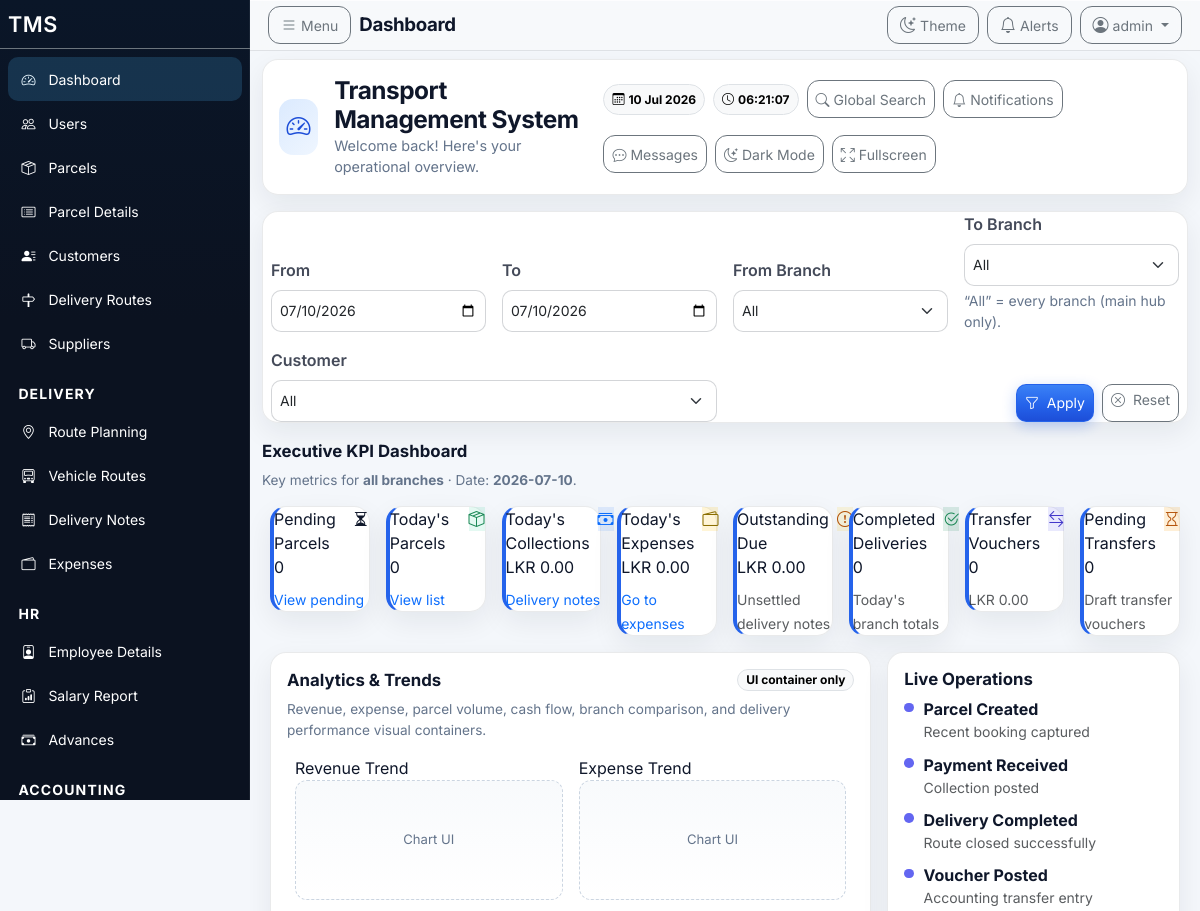
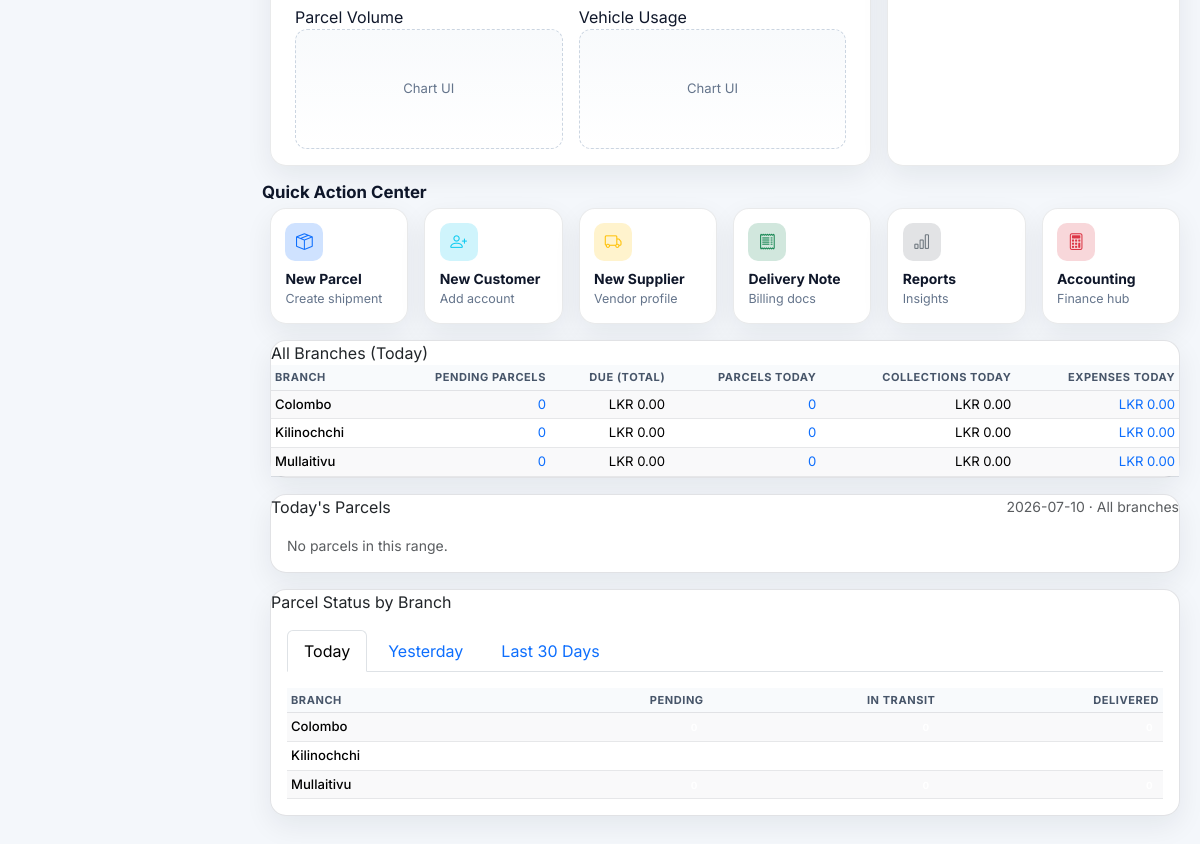
Page /index.php?page=dashboard (signed in) on the committed database (2 pictures, top to bottom).
### tables this page shows
CREATE TABLE `branches` (
  `id` bigint unsigned NOT NULL AUTO_INCREMENT,
  `name` varchar(100) NOT NULL,
  `address_tamil` varchar(500) DEFAULT NULL,
  `address_english` varchar(500) DEFAULT NULL,
  `phones` varchar(255) DEFAULT NULL,
  `settings_slot` tinyint DEFAULT NULL COMMENT '0-2 Settings letterhead slots',
  `code` varchar(20) NOT NULL,
  `location` varchar(255) DEFAULT NULL,
  `is_main` tinyint(1) NOT NULL DEFAULT '0',
  `is_active` tinyint(1) NOT NULL DEFAULT '1',
  `is_default` tinyint(1) NOT NULL DEFAULT '0',
  `created_at` timestamp NULL DEFAULT CURRENT_TIMESTAMP,
  `updated_at` timestamp NULL DEFAULT CURRENT_TIMESTAMP ON UPDATE CURRENT_TIMESTAMP,
  PRIMARY KEY (`id`),
  UNIQUE KEY `code` (`code`)
);

### views/dashboard.php (the view, shortened to what the rows shown need)
<?php
  $dashCssPath = dirname(__DIR__) . '/public/assets/css/dashboard-module.css';
  $dashCssVer = is_file($dashCssPath) ? (string) filemtime($dashCssPath) : '1';
?>
<link rel="stylesheet" href="<?php echo Helpers::baseUrl('assets/css/dashboard-module.css?v=' . rawurlencode($dashCssVer)); ?>">
<div id="mainDashboardApp" class="dashboard-page erp-dashboard">
  <?php
    $today = $today ?? date('Y-m-d');
  ?>
  <section class="erp-topbar card-dash mb-3">
    <div class="d-flex flex-column flex-xl-row justify-content-between gap-3 p-3">
      <div class="d-flex align-items-center gap-3">
        <div>
          <h1 class="erp-title mb-0">Transport Management System</h1>
        </div>
      </div>
    </div>
  </section>
  <section class="mb-3">
    <div class="row g-3">
      <div class="col-12 col-lg-8">
        <div class="chart-card p-3">
          <div class="d-flex justify-content-between align-items-center mb-2">
            <h2 class="section-title mb-0">Analytics & Trends</h2>
          </div>
        </div>
      </div>
      <div class="col-12 col-lg-4">
        <div class="finance-card p-3 h-100">
          <h2 class="section-title mb-2">Live Operations</h2>
        </div>
      </div>
    </div>
  </section>
  <section class="quick-actions mb-3">
    <h2 class="section-title">Quick Action Center</h2>
  </section>
<?php if (isset($pendingParcels, $totalDue, $todayParcels)): ?>
  <?php if (!empty($isMain)): ?>
  <div class="row g-3 mb-3">
    <div class="col-12">
      <div class="card card-dash">
        <div class="card-body p-0">
          <div class="table-responsive dash-table-x">
            <table class="table table-sm table-dash table-hover align-middle mb-0">
              <thead>
                <tr>
                  <th>Branch</th>
                  <th class="text-end">Pending Parcels</th>
                  <th class="text-end">Due (Total)</th>
                  <th class="text-end">Parcels Today</th>
                  <th class="text-end">Collections Today</th>
                  <th class="text-end">Expenses Today</th>
                </tr>
              </thead>
              <tbody>
                <?php foreach (($branchesAll ?? []) as $b): $bid=(int)$b['id']; ?>
                <tr>
                  <td class="fw-medium" data-label="Branch"><?php echo htmlspecialchars($b['name']); ?></td>
                  <td class="text-end" data-label="Pending">
                    <a class="text-decoration-none" href="<?php echo Helpers::baseUrl('index.php?page=parcels&status=pending&to_branch_id=' . $bid); ?>"><?php echo (int)($pendingByBranch[$bid] ?? 0); ?></a>
                  </td>
                  <td class="text-end" data-label="Due">
                    <span><?php echo Helpers::formatMoney((float)($dueByBranch[$bid] ?? 0)); ?></span>
                  </td>
                  <td class="text-end" data-label="Parcels today">
                    <a class="text-decoration-none" href="<?php echo Helpers::baseUrl('index.php?page=parcels&to_branch_id=' . $bid . '&from=' . urlencode($today) . '&to=' . urlencode($today)); ?>"><?php echo (int)($todayParcelsByBranch[$bid] ?? 0); ?></a>
                  </td>
                  <td class="text-end" data-label="Collections">
                    <span><?php echo Helpers::formatMoney((float)($collectionsTodayByBranch[$bid] ?? 0)); ?></span>
                  </td>
                  <td class="text-end" data-label="Expenses">
                    <a class="text-decoration-none" href="<?php echo Helpers::baseUrl('index.php?page=expenses&branch_id=' . $bid . '&from=' . urlencode($today) . '&to=' . urlencode($today)); ?>"><?php echo Helpers::formatMoney((float)($expensesTodayByBranch[$bid] ?? 0)); ?></a>
                  </td>
                </tr>
                <?php endforeach; ?>
              </tbody>
            </table>
          </div>
        </div>
      </div>
    </div>
  </div>
  <?php endif; ?>
<?php endif; ?>
<?php
  $getCnt = function(array $arr, int $bid, string $status): int {
    return (int)(($arr[$bid] ?? [])[$status] ?? 0);
  };
?>
  <div class="row g-3 mb-4">
    <div class="col-12">
      <div class="card card-dash">
        <div class="card-body">
          <div class="tab-content">
            <div class="tab-pane fade show active" id="today-pane" role="tabpanel">
              <div class="table-responsive dash-table-x">
                <table class="table table-sm table-dash table-hover align-middle mb-0">
                  <thead>
                    <tr>
                      <th>Branch</th>
                      <th class="text-end">Pending</th>
                      <th class="text-end">In Transit</th>
                      <th class="text-end">Delivered</th>
                    </tr>
                  </thead>
                  <tbody>
                    <?php foreach (($branchesAll ?? []) as $b): $bid=(int)$b['id']; ?>
                    <tr>
                      <td class="fw-medium" data-label="Branch"><?php echo htmlspecialchars($b['name']); ?></td>
                      <td class="text-end" data-label="Pending"><span class="badge badge-soft badge-soft-warning"><?php echo $getCnt($statusStats['today'] ?? [], $bid, 'pending'); ?></span></td>
                      <td class="text-end" data-label="In transit"><span class="badge badge-soft badge-soft-info"><?php echo $getCnt($statusStats['today'] ?? [], $bid, 'in_transit'); ?></span></td>
                      <td class="text-end" data-label="Delivered"><span class="badge badge-soft badge-soft-success"><?php echo $getCnt($statusStats['today'] ?? [], $bid, 'delivered'); ?></span></td>
                    </tr>
                    <?php endforeach; ?>
                  </tbody>
                </table>
              </div>
            </div>
          </div>
        </div>
      </div>
    </div>
  </div>
</div>

### rows in the picture
branches: name "Colombo", id "0", id "LKR 0.00"
branches: name "Kilinochchi", id "0", id "LKR 0.00"
branches: name "Mullaitivu", id "0", id "LKR 0.00"

### other values in the picture
$pageTitle "Dashboard"
$user['username'] "admin"
$rangeStr "2026-07-10"
$kpiPending "0"
$kpiParcelsTitle "Today's Parcels"
$kpiTodayParcels "0"
$kpiCollTitle "Today's Collections"
Helpers::formatMoney($kpiCollections) "LKR 0.00"
$kpiExpTitle "Today's Expenses"
Helpers::formatMoney($kpiExpenses) "LKR 0.00"
Helpers::formatMoney((float)($totalDue ?? 0)) "LKR 0.00"
$transfersToday "0"
Helpers::formatMoney((float)($transfersAmount ?? 0)) "LKR 0.00"
$transfersPending "0"
